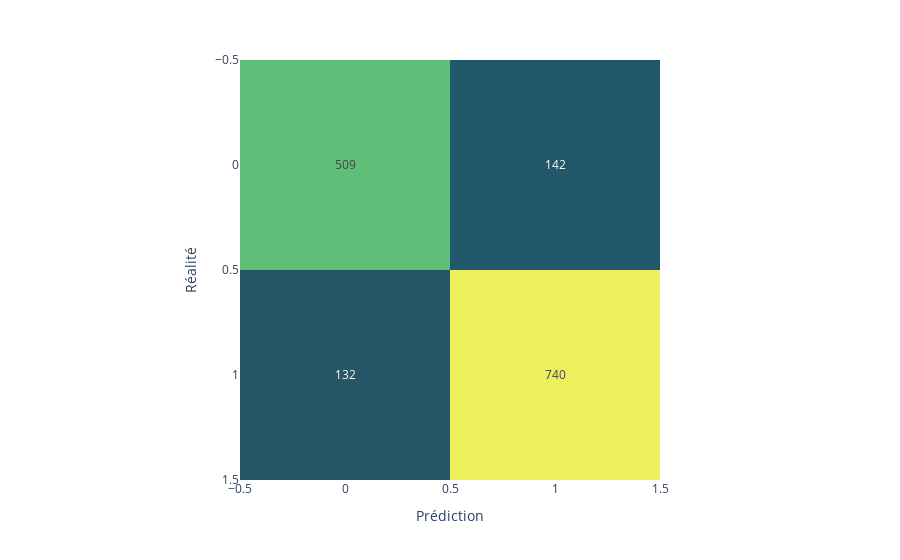

The notebook cell saved with this chart:
### Markdown cell above
## Confusion Matrix

### Code cell
# produce the confusion matrix for your predictions, what comments can you make ?
mat = confusion_matrix(tokenized_val_dataset["labels"], preds)

labels = data_train["labels"].unique()
df_mat = pd.DataFrame(mat, index=labels, columns=labels)

fig = px.imshow(df_mat, text_auto=True, color_continuous_scale=px.colors.sequential.Aggrnyl,
    labels=dict(x="Prédiction", y="Réalité", color="Nombre"))
fig.update_coloraxes(showscale=False)
fig.show()

### Figure 1 — Plotly figure (JSON) as saved in the notebook; plotly's stock layout.template omitted (floating-point values rounded to 4 significant figures)
{"data": [{"coloraxis": "coloraxis", "hovertemplate": "Prédiction: %{x}<br>Réalité: %{y}<br>Nombre: %{z}<extra></extra>", "name": "0", "texttemplate": "%{z}", "type": "heatmap", "x": [1, 0], "xaxis": "x", "y": [1, 0], "yaxis": "y", "z": [[740, 132], [142, 509]]}], "layout": {"coloraxis": {"colorbar": {"title": {"text": "Nombre"}}, "colorscale": [[0, "rgb(36, 86, 104)"], [0.1667, "rgb(15, 114, 121)"], [0.3333, "rgb(13, 143, 129)"], [0.5, "rgb(57, 171, 126)"], [0.6667, "rgb(110, 197, 116)"], [0.8333, "rgb(169, 220, 103)"], [1, "rgb(237, 239, 93)"]], "showscale": false}, "margin": {"t": 60}, "xaxis": {"anchor": "y", "constrain": "domain", "domain": [0, 1], "scaleanchor": "y", "title": {"text": "Prédiction"}}, "yaxis": {"anchor": "x", "autorange": "reversed", "constrain": "domain", "domain": [0, 1], "title": {"text": "Réalité"}}}}
